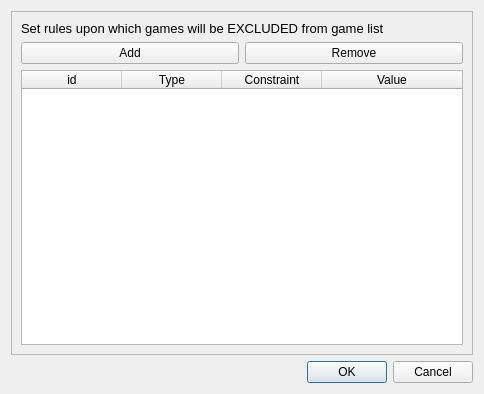
<?xml version="1.0" encoding="UTF-8"?>
<ui version="4.0">
 <class>Dialog</class>
 <widget class="QDialog" name="Dialog">
  <property name="geometry">
   <rect>
    <x>0</x>
    <y>0</y>
    <width>484</width>
    <height>394</height>
   </rect>
  </property>
  <property name="windowTitle">
   <string>Manage Game Filters</string>
  </property>
  <layout class="QGridLayout" name="gridLayout">
   <item row="0" column="0">
    <widget class="QFrame" name="frame">
     <property name="frameShape">
      <enum>QFrame::Shape::StyledPanel</enum>
     </property>
     <property name="frameShadow">
      <enum>QFrame::Shadow::Raised</enum>
     </property>
     <layout class="QGridLayout" name="gridLayout_2">
      <item row="1" column="0">
       <layout class="QHBoxLayout" name="horizontalLayout">
        <item>
         <widget class="QPushButton" name="addButton">
          <property name="text">
           <string>Add</string>
          </property>
         </widget>
        </item>
        <item>
         <widget class="QPushButton" name="removeButton">
          <property name="text">
           <string>Remove</string>
          </property>
         </widget>
        </item>
       </layout>
      </item>
      <item row="2" column="0">
       <widget class="QTableWidget" name="filtersTableWidget">
        <property name="editTriggers">
         <set>QAbstractItemView::EditTrigger::NoEditTriggers</set>
        </property>
        <property name="selectionMode">
         <enum>QAbstractItemView::SelectionMode::SingleSelection</enum>
        </property>
        <property name="selectionBehavior">
         <enum>QAbstractItemView::SelectionBehavior::SelectRows</enum>
        </property>
        <attribute name="horizontalHeaderStretchLastSection">
         <bool>true</bool>
        </attribute>
        <attribute name="verticalHeaderStretchLastSection">
         <bool>false</bool>
        </attribute>
        <column>
         <property name="text">
          <string>id</string>
         </property>
        </column>
        <column>
         <property name="text">
          <string>Type</string>
         </property>
        </column>
        <column>
         <property name="text">
          <string>Constraint</string>
         </property>
        </column>
        <column>
         <property name="text">
          <string>Value</string>
         </property>
        </column>
       </widget>
      </item>
      <item row="0" column="0">
       <widget class="QLabel" name="gameFiltersManagerDescription">
        <property name="font">
         <font>
          <pointsize>10</pointsize>
         </font>
        </property>
        <property name="text">
         <string>Set rules upon which games will be EXCLUDED from game list</string>
        </property>
       </widget>
      </item>
     </layout>
    </widget>
   </item>
   <item row="1" column="0">
    <widget class="QDialogButtonBox" name="buttonBox">
     <property name="orientation">
      <enum>Qt::Orientation::Horizontal</enum>
     </property>
     <property name="standardButtons">
      <set>QDialogButtonBox::StandardButton::Cancel|QDialogButtonBox::StandardButton::Ok</set>
     </property>
    </widget>
   </item>
  </layout>
 </widget>
 <resources/>
 <connections>
  <connection>
   <sender>buttonBox</sender>
   <signal>accepted()</signal>
   <receiver>Dialog</receiver>
   <slot>accept()</slot>
   <hints>
    <hint type="sourcelabel">
     <x>248</x>
     <y>254</y>
    </hint>
    <hint type="destinationlabel">
     <x>157</x>
     <y>274</y>
    </hint>
   </hints>
  </connection>
  <connection>
   <sender>buttonBox</sender>
   <signal>rejected()</signal>
   <receiver>Dialog</receiver>
   <slot>reject()</slot>
   <hints>
    <hint type="sourcelabel">
     <x>316</x>
     <y>260</y>
    </hint>
    <hint type="destinationlabel">
     <x>286</x>
     <y>274</y>
    </hint>
   </hints>
  </connection>
 </connections>
</ui>
